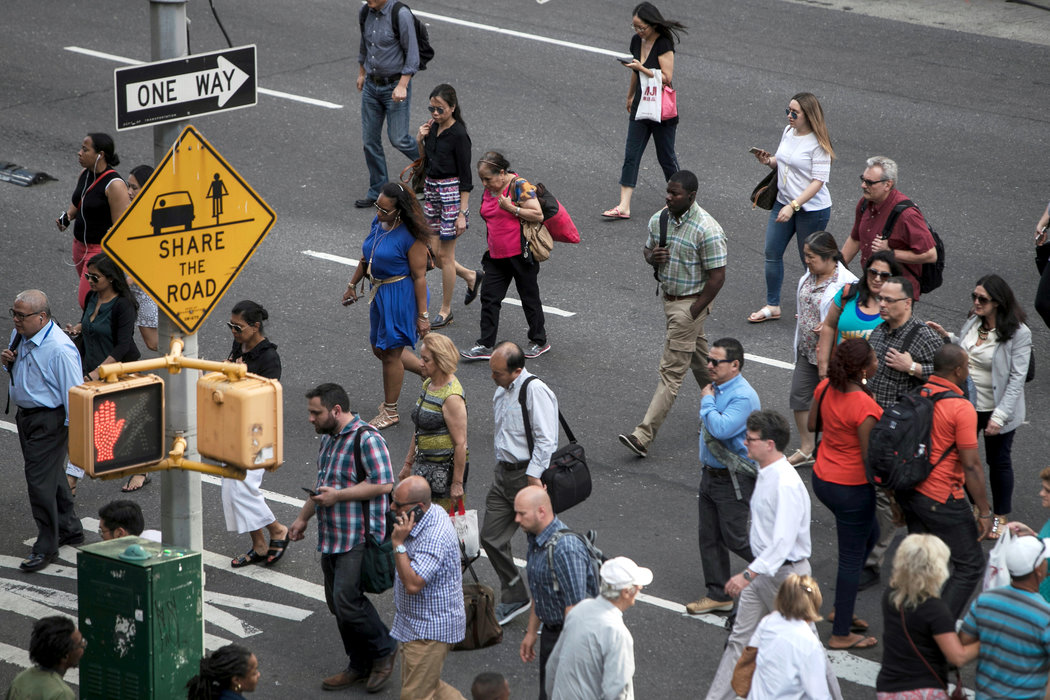
#> input picture week_14/traffic0609_2.jpg, 1050 x 700 px, found by its file name
$ python 'Week14_練習題4_110303047.py'
#> lines starting #> are read from the running program, lines starting #| are printed output that depends on the picture; after the words box and inside, x2 and y2 are one past the last pixel; in counts of white or black regions, pixels touching at a corner belong together
import cv2
import numpy as np

def findMarker(image):
    blur = cv2.GaussianBlur(image, (5,5), 0)
    thr = cv2.adaptiveThreshold(blur, 250, cv2.ADAPTIVE_THRESH_GAUSSIAN_C, cv2.THRESH_BINARY_INV, 11,2)
    contours,_ = cv2.findContours(thr, cv2.RETR_EXTERNAL, cv2.CHAIN_APPROX_SIMPLE)
    cnt_max = max(contours, key = cv2.contourArea)
    return cnt_max

def draw_contours(image, cnt_max):
    rect = cv2.minAreaRect(cnt_max)
    box = np.intp(cv2.boxPoints(rect))
    cv2.drawContours(image, [box], 0, (0,0,255), 2)
    return int(rect[0][0]), int(rect[0][1])

def puttxt(image, text, pos_x, pos_y): #put text on image
    cv2.putText(image, text, (pos_x, pos_y), cv2.FONT_HERSHEY_SIMPLEX, 1, (0,0,255), 2, cv2.LINE_AA)

def axes(w, h, image): #draw x and y axis
    cv2.line(image, (0, int(h/2)), (w, int(h/2)), (255, 0, 0), 2)
    cv2.line(image, (int(w/2), 0), (int(w/2), h), (255, 0, 0), 2)
    cv2.circle(image, (int(w/2), int(h/2)), 7, (255, 0, 0), 2)  # center point

def main():
    img = cv2.imread('week_14/traffic0609_2.jpg')
#> img is the input picture: shape (700, 1050, 3); mean B, G, R 97.1, 98, 101.9
    w = img.shape[1]; h = img.shape[0]
#> after `w = img.shape[1]`: w = 1050
#> after `h = img.shape[0]`: h = 700
    L_red = np.array([52,23,14])
    U_red = np.array([165,81,29])
    mask = cv2.inRange(img, L_red, U_red)
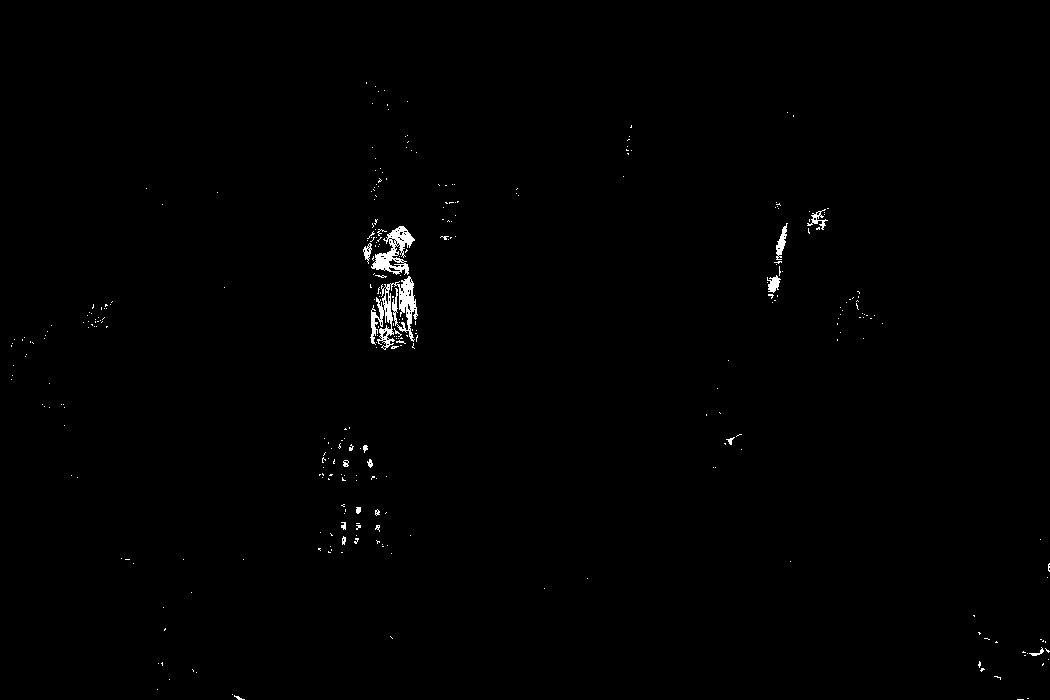
#> mask: shape (700, 1050); 0.56% white; 321 white regions (304 under 20 px), largest, box (x1, y1, x2, y2) and area: (370, 276, 418, 350) 1444, (371, 226, 415, 275) 889, (776, 223, 788, 260) 191
    cv2.imshow('mask', mask)
    cnt = findMarker(mask)
#> in findMarker, `thr = cv2.adaptiveThreshold(blur, 250, cv2.ADAPTIVE_THRESH_GAUSSIAN_C,..`:
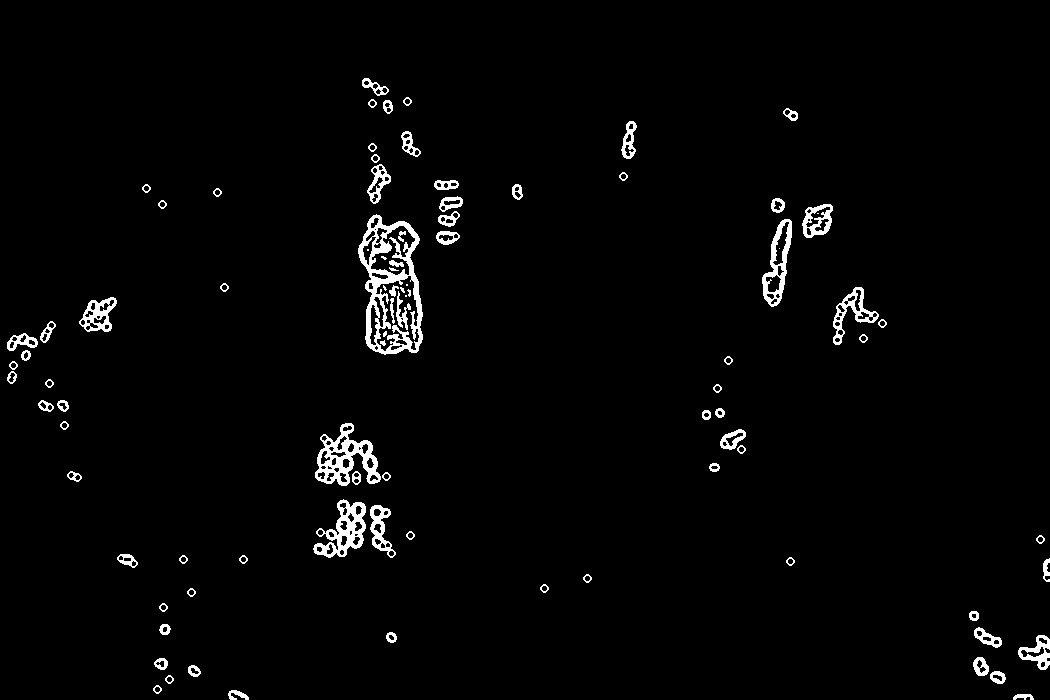
#> thr: shape (700, 1050); values 0 (black) and 250 (white), 2.3% white; 91 white regions (10 under 20 px)
#> in findMarker, `contours,_ = cv2.findContours(thr, cv2.RETR_EXTERNAL, cv2.CHAIN_APPROX..`: contours = 74 contours; largest, box (x1, y1, x2, y2) and area: (358, 214, 423, 355) 6698, (315, 423, 381, 486) 2170, (313, 499, 366, 558) 1598, (762, 219, 792, 307) 1395, (833, 287, 879, 345) 888
#> in findMarker, `cnt_max = max(contours, key = cv2.contourArea)`: cnt_max = contour of 181 points, box (x1, y1, x2, y2) (358, 214, 423, 355), area 6698
#> cnt has the same summary as cnt_max in findMarker
    axes(w,h,img)
#> in axes, `cv2.circle(image, (int(w/2), int(h/2)), 7, (255, 0, 0), 2)`: image: shape (700, 1050, 3); mean B, G, R 98.3, 97.3, 101.2
    x, y = draw_contours(img, cnt)
#> in draw_contours, `rect = cv2.minAreaRect(cnt_max)`: rect = ((390, 283.6), (61.56, 140.2), -2.32)
#> in draw_contours, `box = np.intp(cv2.boxPoints(rect))`: box = [[362, 354], [356, 214], [417, 212], [423, 352]]
#> x = 390; y = 283
    text_u = f'u = {x-w//2}'
#> text_u = 'u = -135'
    text_v = f'v = {-(y-h//2)}'
#> text_v = 'v = 67'
    puttxt(img, text_u, 850, 50)
    puttxt(img, text_v, 850, 90)
#> call 2 of puttxt, with text = 'v = 67', pos_x = 850, pos_y = 90
#> in puttxt (call 2), `cv2.putText(image, text, (pos_x, pos_y), cv2.FONT_HERSHEY_SIMPLEX, 1, ..`:
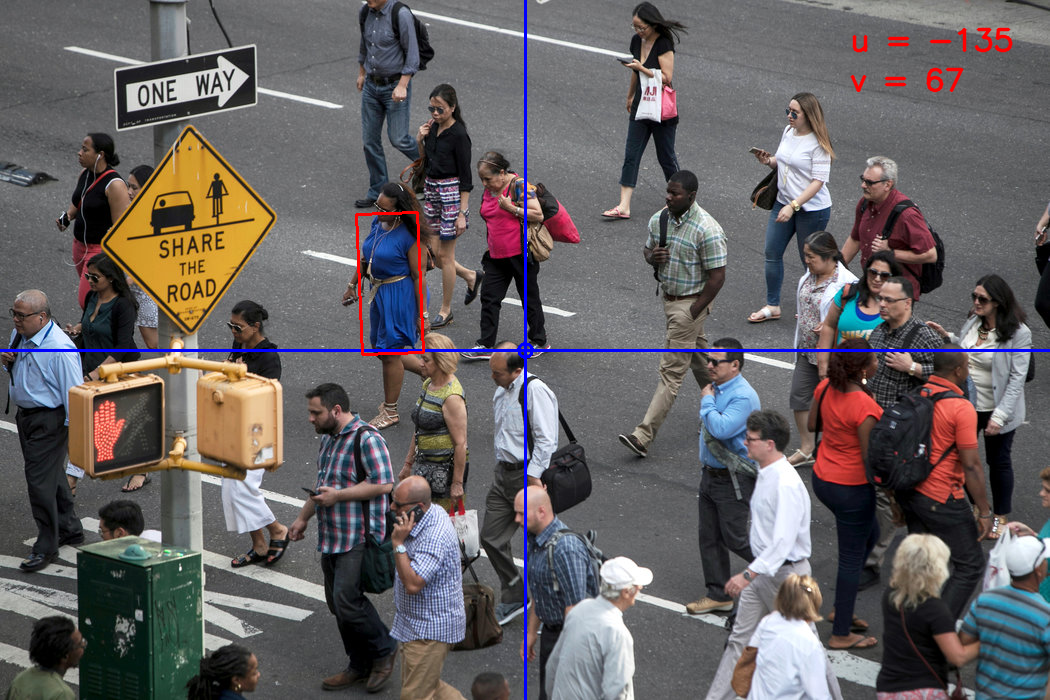
#> image: shape (700, 1050, 3); mean B, G, R 97.9, 97, 101.7
    cv2.imshow('img', img)
    cv2.waitKey(0)
    cv2.destroyAllWindows()

if __name__=='__main__':
    main()
